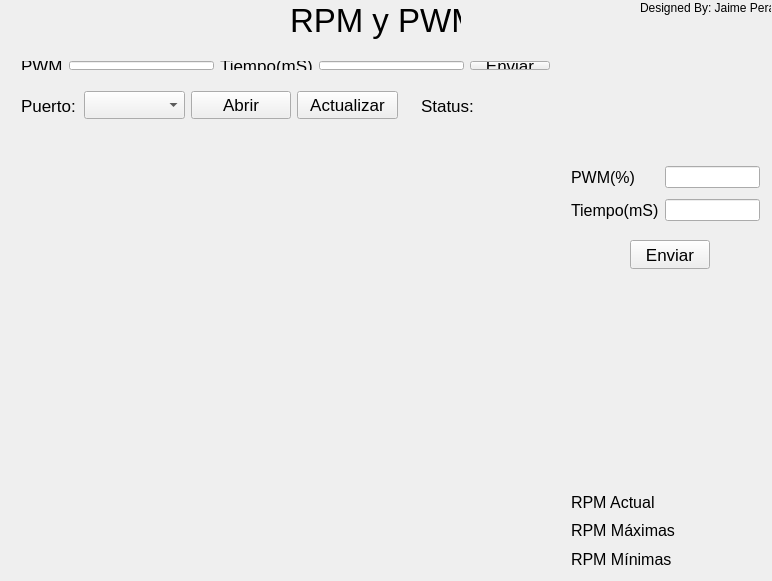
<?xml version="1.0" encoding="UTF-8"?>
<ui version="4.0">
 <class>Widget</class>
 <widget class="QWidget" name="Widget">
  <property name="geometry">
   <rect>
    <x>0</x>
    <y>0</y>
    <width>772</width>
    <height>581</height>
   </rect>
  </property>
  <property name="windowTitle">
   <string>RPM &amp; Corriente CACD</string>
  </property>
  <widget class="QCustomPlot" name="customPlot" native="true">
   <property name="geometry">
    <rect>
     <x>10</x>
     <y>150</y>
     <width>531</width>
     <height>421</height>
    </rect>
   </property>
  </widget>
  <widget class="QWidget" name="layoutWidget">
   <property name="geometry">
    <rect>
     <x>10</x>
     <y>50</y>
     <width>551</width>
     <height>31</height>
    </rect>
   </property>
   <layout class="QHBoxLayout" name="horizontalLayout">
    <item>
     <widget class="QLabel" name="label">
      <property name="font">
       <font>
        <pointsize>13</pointsize>
       </font>
      </property>
      <property name="text">
       <string>PWM</string>
      </property>
     </widget>
    </item>
    <item>
     <widget class="QLineEdit" name="lineEdit"/>
    </item>
    <item>
     <widget class="QLabel" name="label_2">
      <property name="font">
       <font>
        <pointsize>13</pointsize>
       </font>
      </property>
      <property name="text">
       <string>Tiempo(mS)</string>
      </property>
     </widget>
    </item>
    <item>
     <widget class="QLineEdit" name="lineEdit_2"/>
    </item>
    <item>
     <widget class="QPushButton" name="pushButton">
      <property name="font">
       <font>
        <pointsize>13</pointsize>
       </font>
      </property>
      <property name="text">
       <string>Enviar</string>
      </property>
     </widget>
    </item>
   </layout>
  </widget>
  <widget class="QWidget" name="layoutWidget">
   <property name="geometry">
    <rect>
     <x>10</x>
     <y>80</y>
     <width>399</width>
     <height>51</height>
    </rect>
   </property>
   <layout class="QHBoxLayout" name="horizontalLayout_2">
    <item>
     <widget class="QLabel" name="label_3">
      <property name="minimumSize">
       <size>
        <width>0</width>
        <height>0</height>
       </size>
      </property>
      <property name="maximumSize">
       <size>
        <width>57</width>
        <height>16777215</height>
       </size>
      </property>
      <property name="font">
       <font>
        <pointsize>13</pointsize>
       </font>
      </property>
      <property name="text">
       <string>Puerto:</string>
      </property>
     </widget>
    </item>
    <item>
     <widget class="QComboBox" name="comboBox">
      <property name="minimumSize">
       <size>
        <width>100</width>
        <height>0</height>
       </size>
      </property>
      <property name="font">
       <font>
        <pointsize>13</pointsize>
       </font>
      </property>
     </widget>
    </item>
    <item>
     <widget class="QPushButton" name="pushButton_2">
      <property name="font">
       <font>
        <pointsize>13</pointsize>
       </font>
      </property>
      <property name="text">
       <string>Abrir</string>
      </property>
     </widget>
    </item>
    <item>
     <widget class="QPushButton" name="pushButton_3">
      <property name="font">
       <font>
        <pointsize>13</pointsize>
       </font>
      </property>
      <property name="text">
       <string>Actualizar</string>
      </property>
     </widget>
    </item>
   </layout>
  </widget>
  <widget class="QLabel" name="label_5">
   <property name="geometry">
    <rect>
     <x>290</x>
     <y>0</y>
     <width>171</width>
     <height>41</height>
    </rect>
   </property>
   <property name="font">
    <font>
     <pointsize>25</pointsize>
    </font>
   </property>
   <property name="text">
    <string>RPM y PWM</string>
   </property>
  </widget>
  <widget class="QWidget" name="gridLayoutWidget">
   <property name="geometry">
    <rect>
     <x>560</x>
     <y>480</y>
     <width>211</width>
     <height>101</height>
    </rect>
   </property>
   <layout class="QGridLayout" name="gridLayout">
    <item row="0" column="0">
     <widget class="QLabel" name="label_4">
      <property name="font">
       <font>
        <pointsize>12</pointsize>
       </font>
      </property>
      <property name="text">
       <string>RPM Actual</string>
      </property>
     </widget>
    </item>
    <item row="1" column="1">
     <widget class="QLabel" name="RpmMax">
      <property name="text">
       <string/>
      </property>
     </widget>
    </item>
    <item row="0" column="1">
     <widget class="QLabel" name="RpmAct">
      <property name="text">
       <string/>
      </property>
     </widget>
    </item>
    <item row="2" column="1">
     <widget class="QLabel" name="RpmMin">
      <property name="text">
       <string/>
      </property>
     </widget>
    </item>
    <item row="1" column="0">
     <widget class="QLabel" name="label_6">
      <property name="font">
       <font>
        <pointsize>12</pointsize>
       </font>
      </property>
      <property name="text">
       <string>RPM Máximas</string>
      </property>
     </widget>
    </item>
    <item row="2" column="0">
     <widget class="QLabel" name="label_7">
      <property name="font">
       <font>
        <pointsize>12</pointsize>
       </font>
      </property>
      <property name="text">
       <string>RPM Mínimas</string>
      </property>
     </widget>
    </item>
   </layout>
  </widget>
  <widget class="QWidget" name="gridLayoutWidget_2">
   <property name="geometry">
    <rect>
     <x>560</x>
     <y>150</y>
     <width>211</width>
     <height>87</height>
    </rect>
   </property>
   <layout class="QGridLayout" name="gridLayout_2">
    <item row="0" column="1">
     <widget class="QLineEdit" name="lineEdit_3"/>
    </item>
    <item row="1" column="0">
     <widget class="QLabel" name="label_9">
      <property name="font">
       <font>
        <pointsize>12</pointsize>
       </font>
      </property>
      <property name="text">
       <string>Tiempo(mS)</string>
      </property>
     </widget>
    </item>
    <item row="0" column="0">
     <widget class="QLabel" name="label_8">
      <property name="font">
       <font>
        <pointsize>12</pointsize>
       </font>
      </property>
      <property name="text">
       <string>PWM(%)</string>
      </property>
     </widget>
    </item>
    <item row="1" column="1">
     <widget class="QLineEdit" name="lineEdit_4"/>
    </item>
   </layout>
  </widget>
  <widget class="QLabel" name="label_10">
   <property name="geometry">
    <rect>
     <x>640</x>
     <y>0</y>
     <width>131</width>
     <height>16</height>
    </rect>
   </property>
   <property name="text">
    <string>Designed By: Jaime Peraza</string>
   </property>
  </widget>
  <widget class="QPushButton" name="pushButton_4">
   <property name="geometry">
    <rect>
     <x>630</x>
     <y>240</y>
     <width>80</width>
     <height>29</height>
    </rect>
   </property>
   <property name="font">
    <font>
     <pointsize>13</pointsize>
    </font>
   </property>
   <property name="text">
    <string>Enviar</string>
   </property>
  </widget>
  <widget class="QWidget" name="horizontalLayoutWidget">
   <property name="geometry">
    <rect>
     <x>410</x>
     <y>80</y>
     <width>331</width>
     <height>51</height>
    </rect>
   </property>
   <layout class="QHBoxLayout" name="horizontalLayout_3">
    <item>
     <widget class="QLabel" name="label_11">
      <property name="minimumSize">
       <size>
        <width>0</width>
        <height>0</height>
       </size>
      </property>
      <property name="maximumSize">
       <size>
        <width>57</width>
        <height>16777215</height>
       </size>
      </property>
      <property name="font">
       <font>
        <pointsize>13</pointsize>
       </font>
      </property>
      <property name="text">
       <string>Status:</string>
      </property>
     </widget>
    </item>
    <item>
     <widget class="QLabel" name="label_12">
      <property name="minimumSize">
       <size>
        <width>0</width>
        <height>0</height>
       </size>
      </property>
      <property name="maximumSize">
       <size>
        <width>500</width>
        <height>16777215</height>
       </size>
      </property>
      <property name="font">
       <font>
        <pointsize>13</pointsize>
       </font>
      </property>
      <property name="text">
       <string/>
      </property>
     </widget>
    </item>
   </layout>
  </widget>
 </widget>
 <layoutdefault spacing="6" margin="11"/>
 <customwidgets>
  <customwidget>
   <class>QCustomPlot</class>
   <extends>QWidget</extends>
   <header>qcustomplot.h</header>
   <container>1</container>
  </customwidget>
 </customwidgets>
 <resources/>
 <connections/>
</ui>
